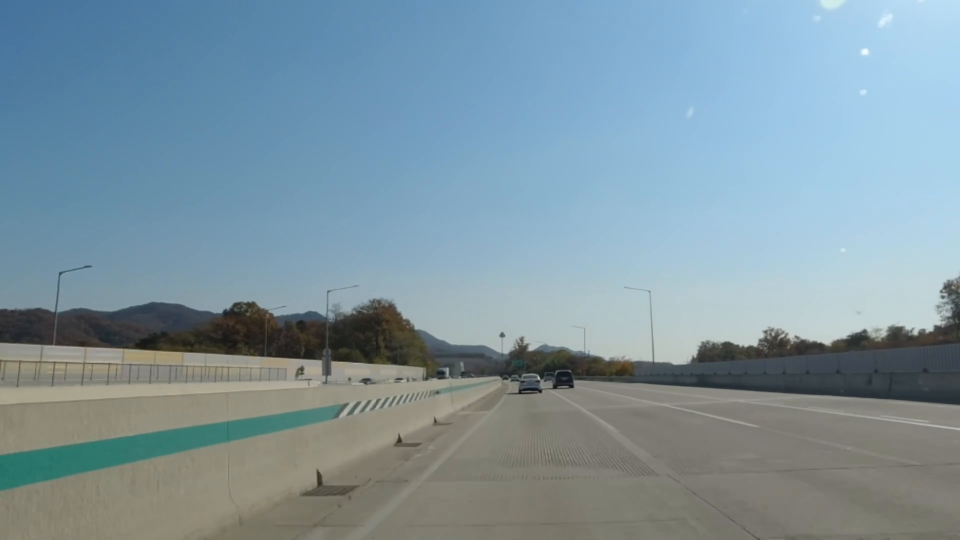
#> input picture frame 19 of d.mkv, 1920 x 1080 px, given in place of drive2.mp4, which was not available (shown at 1/2 size)
$ python drive2.py
#> lines starting #> are read from the running program, lines starting #| are printed output that depends on the picture; after the words box and inside, x2 and y2 are one past the last pixel; in counts of white or black regions, pixels touching at a corner belong together; pictures that were not available may be replaced by others from this repository, and a replacement may not be noted
import cv2
import numpy as np
#이 코드는
def resize_frame(frame, height=500):
    h, w = frame.shape[:2]
    aspect_ratio = w / h
    width = int(height * aspect_ratio)
    return cv2.resize(frame, (width, height))

def process_frame(frame):
    # BGR 영상에서 흰색 후보 검출
    lower_white = np.array([130, 130, 130])
    upper_white = np.array([255, 255, 255])
    white_mask = cv2.inRange(frame, lower_white, upper_white)

    # HSV 영상에서 노란색 차선 후보 검출
    hsv = cv2.cvtColor(frame, cv2.COLOR_BGR2HSV)
    lower_yellow = np.array([20, 100, 100])
    upper_yellow = np.array([30, 255, 255])
    yellow_mask = cv2.inRange(hsv, lower_yellow, upper_yellow)

    # 검출한 후보 합치기
    combined_mask = cv2.bitwise_or(white_mask, yellow_mask)

    # 필터링 및 마스킹
    result = cv2.bitwise_and(frame, frame, mask=combined_mask)

    # 영상을 GrayScale로 변환
    gray = cv2.cvtColor(result, cv2.COLOR_BGR2GRAY)

    # Canny Edge Detection으로 엣지 추출
    edges = cv2.Canny(gray, 50, 150)

    return result, edges

def roi(edges):
    mask = np.zeros_like(edges)
    h, w = edges.shape
    roi_vertices = np.array([[(w // 3, h), (w // 3, h // 3 * 2), (w // 3 * 2, h // 3 * 2), (w // 3 * 2, h)]], dtype=np.int32)
    cv2.fillPoly(mask, roi_vertices, 255)
    return cv2.bitwise_and(edges, mask)

# 웹캠에서 영상 가져오기
cap = cv2.VideoCapture("drive2.mp4")

while True:
    ret, frame = cap.read()
#> frame is the input picture: shape (1080, 1920, 3); mean B, G, R 160.5, 149.2, 126.2

    if not ret:
        break

    # 프레임 처리 및 결과 창에 띄우기
    result, edges = process_frame(frame)
#> in process_frame, `white_mask = cv2.inRange(frame, lower_white, upper_white)`:
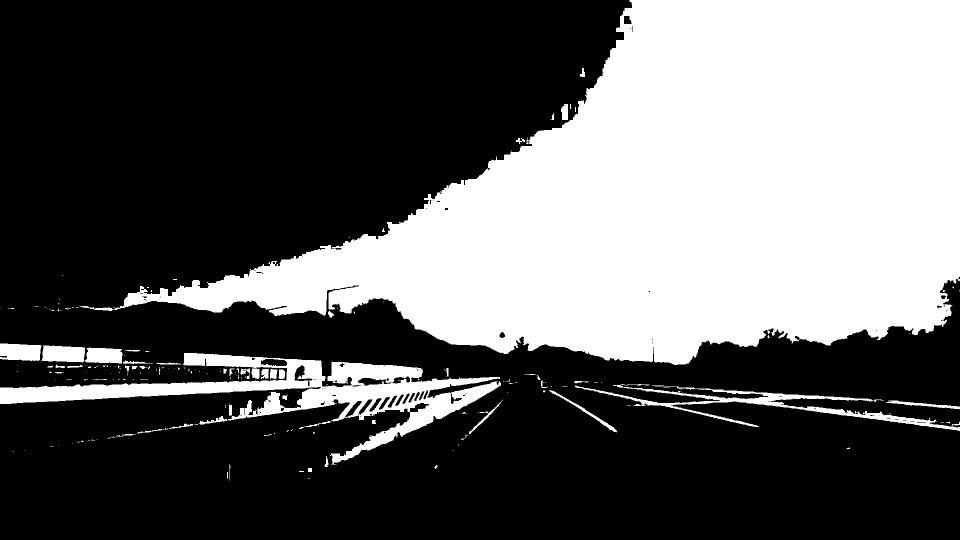
#> white_mask: shape (1080, 1920) (shown at 1/2 size); 36.5% white; 219 white regions (158 under 20 px), largest, box (x1, y1, x2, y2) and area: (159, 0, 1920, 730) 680839, (0, 706, 1002, 930) 52094, (1150, 768, 1920, 862) 10002
#> in process_frame, `hsv = cv2.cvtColor(frame, cv2.COLOR_BGR2HSV)`: hsv: shape (1080, 1920, 3); mean H, S, V 76.2, 64.4, 165.5
#> in process_frame, `yellow_mask = cv2.inRange(hsv, lower_yellow, upper_yellow)`: yellow_mask: shape (1080, 1920); every value is 0
#> in process_frame, `result = cv2.bitwise_and(frame, frame, mask=combined_mask)`:
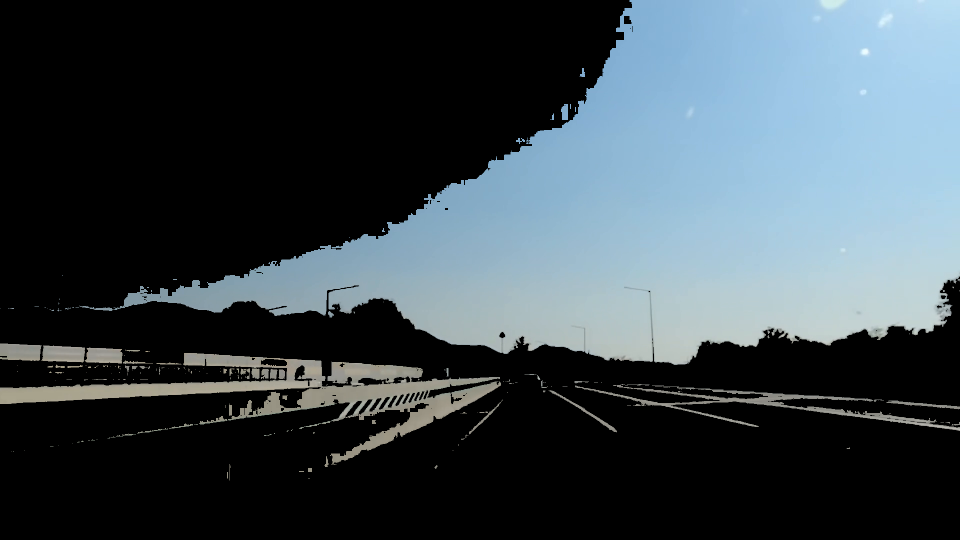
#> result: shape (1080, 1920, 3) (shown at 1/2 size); mean B, G, R 75.2, 69, 58.2
#> in process_frame, `gray = cv2.cvtColor(result, cv2.COLOR_BGR2GRAY)`:
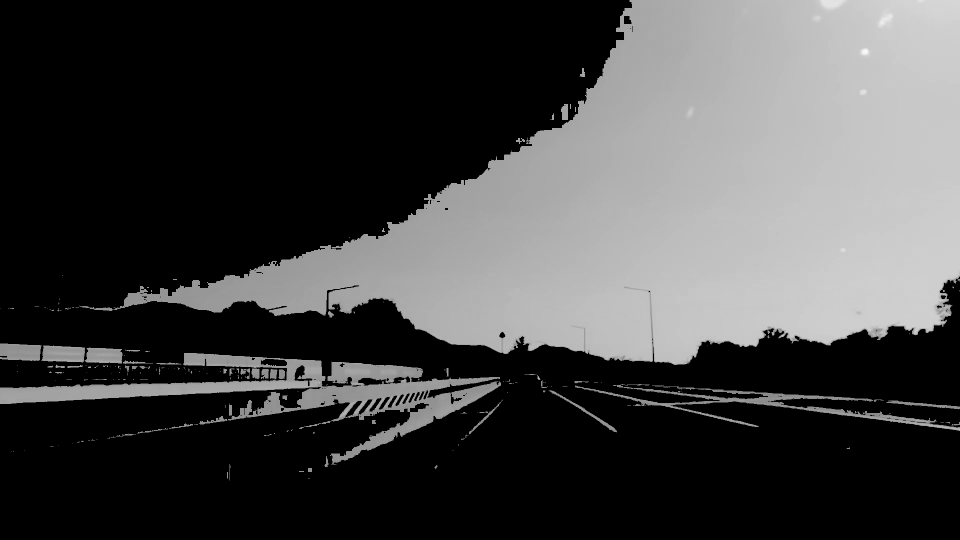
#> gray: shape (1080, 1920) (shown at 1/2 size); min 0, max 249, mean 66.5
#> in process_frame, `edges = cv2.Canny(gray, 50, 150)`:
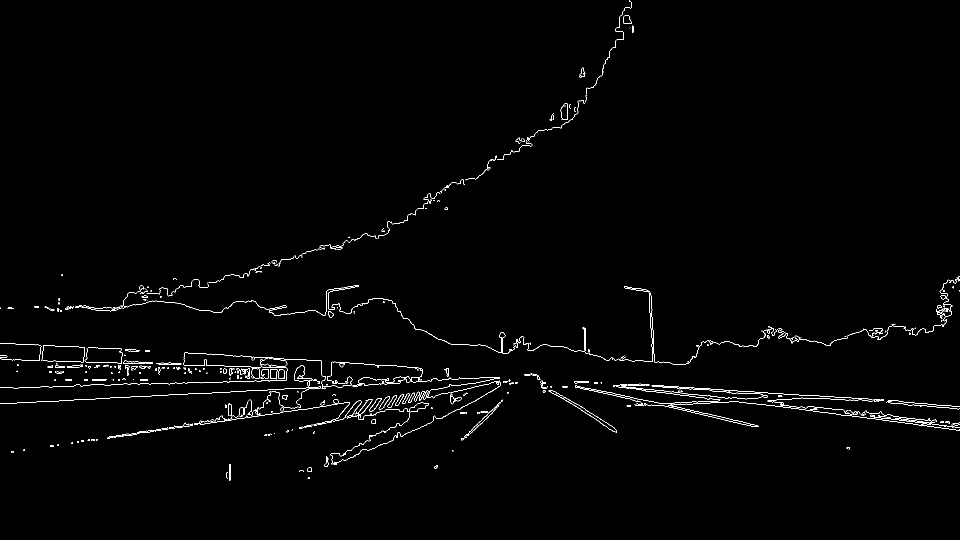
#> edges: shape (1080, 1920) (shown at 1/2 size); 1% white in thin lines or dots, all inside (x1, y1, x2, y2) = (0, 0, 1920, 961)
    resized_result = resize_frame(result)
    resized_edges = resize_frame(edges)
    cv2.imshow("Result", resized_result)
    cv2.imshow("Edges", resized_edges)

    # 관심 영역을 적용한 엣지 추출
    roi_edges = roi(edges)
#> in roi, `cv2.fillPoly(mask, roi_vertices, 255)`:
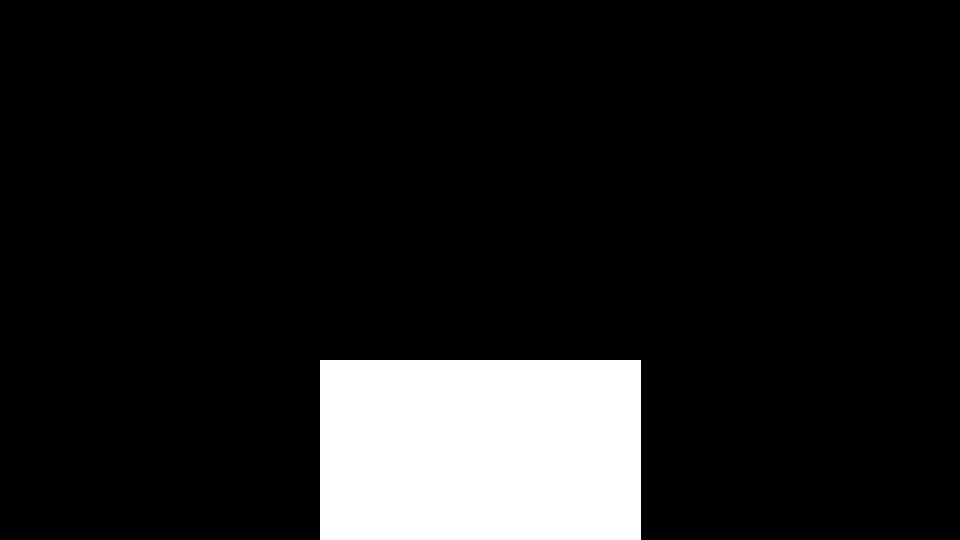
#> mask: shape (1080, 1920) (shown at 1/2 size); 11.1% white; 1 white region, box (x1, y1, x2, y2) and area: (640, 720, 1281, 1080) 230760
#> in roi, `return cv2.bitwise_and(edges, mask)`:
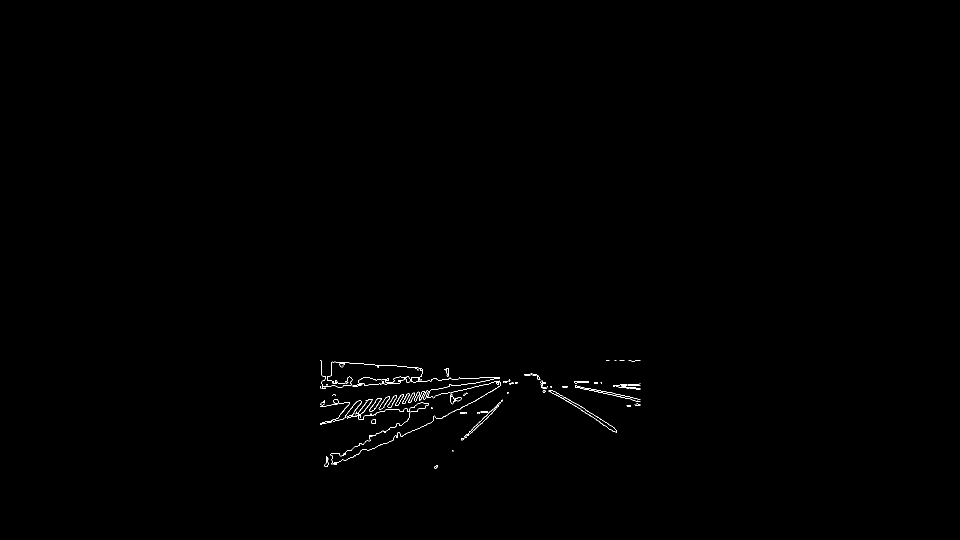
#> returned value: shape (1080, 1920) (shown at 1/2 size); 0.25% white in thin lines or dots, all inside (x1, y1, x2, y2) = (640, 720, 1281, 938)
    resized_roi_edges = resize_frame(roi_edges)
#> call 3 of resize_frame, with height = 500
#> in resize_frame (call 3), `return cv2.resize(frame, (width, height))`:
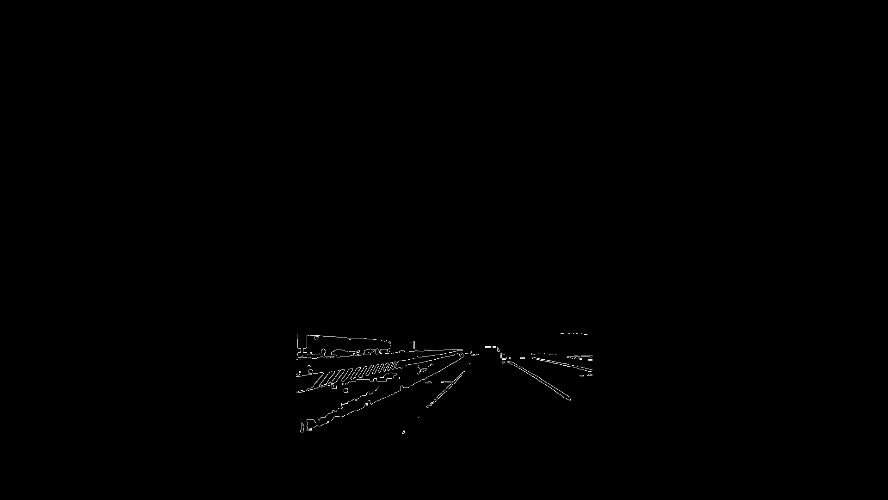
#> returned value: shape (500, 888); min 0, max 254, mean 0.6
    cv2.imshow("ROI Edges", resized_roi_edges)

    # 종료 키 입력 대기
    if cv2.waitKey(1) & 0xFF == ord("q"):
#> (key q is pressed here)
        break

cap.release()
cv2.destroyAllWindows()

$ run again, starting later in the video
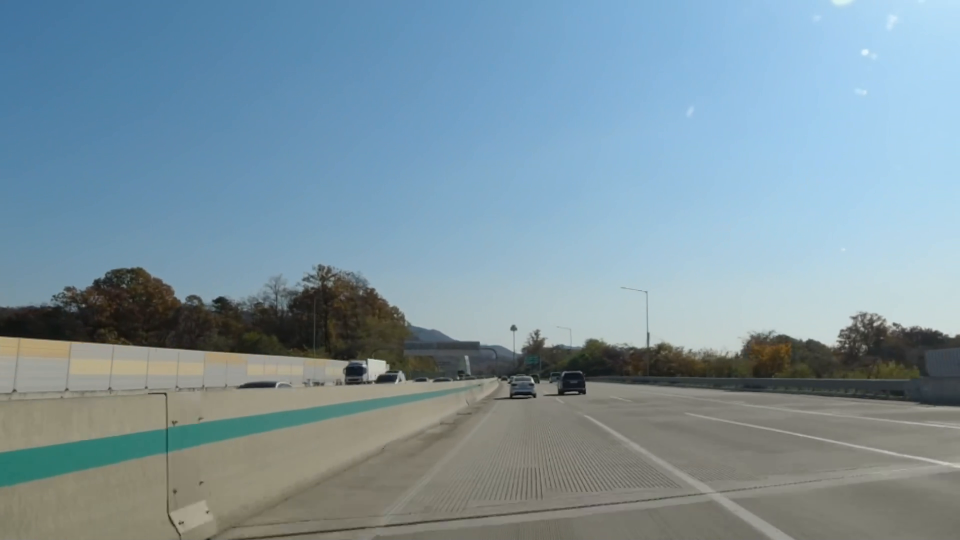
#> input picture frame 85 of d.mkv, 1920 x 1080 px, given in place of drive2.mp4, which was not available (shown at 1/2 size)
#> frame is the input picture: shape (1080, 1920, 3); mean B, G, R 159.2, 147.7, 124.5
#> in process_frame, `white_mask = cv2.inRange(frame, lower_white, upper_white)`:
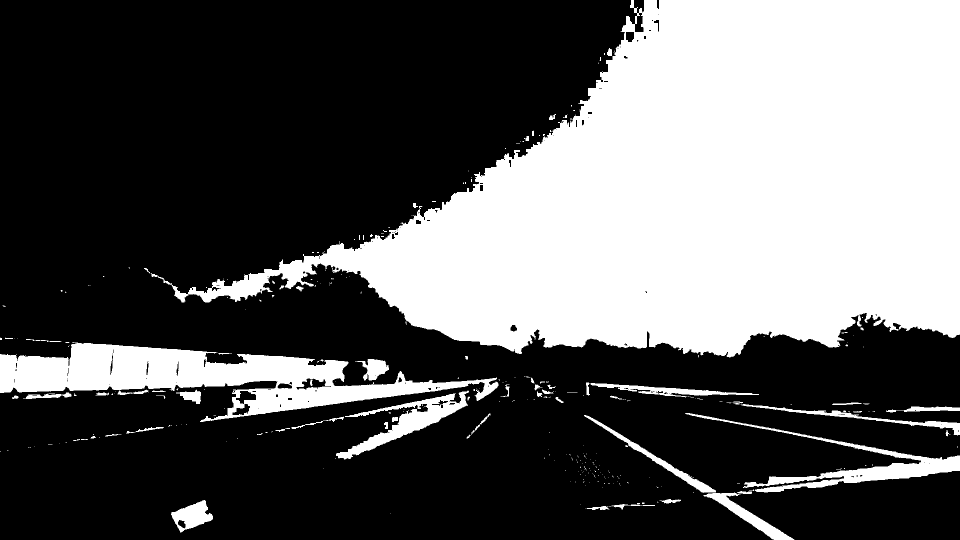
#> white_mask: shape (1080, 1920) (shown at 1/2 size); 36.2% white; 320 white regions (248 under 20 px), largest, box (x1, y1, x2, y2) and area: (301, 0, 1920, 715) 642589, (0, 684, 997, 844) 62133, (1370, 826, 1920, 985) 12921
#> hsv: shape (1080, 1920, 3); mean H, S, V 73.6, 68, 165.2
#> yellow_mask: shape (1080, 1920); 0% white in thin lines or dots, all inside (x1, y1, x2, y2) = (1510, 692, 1580, 704)
#> edges: shape (1080, 1920); 1.1% white in thin lines or dots
#> mask: shape (1080, 1920); 11.1% white; 1 white region, box (x1, y1, x2, y2) and area: (640, 720, 1281, 1080) 230760
#> in resize_frame (call 3), `return cv2.resize(frame, (width, height))`:
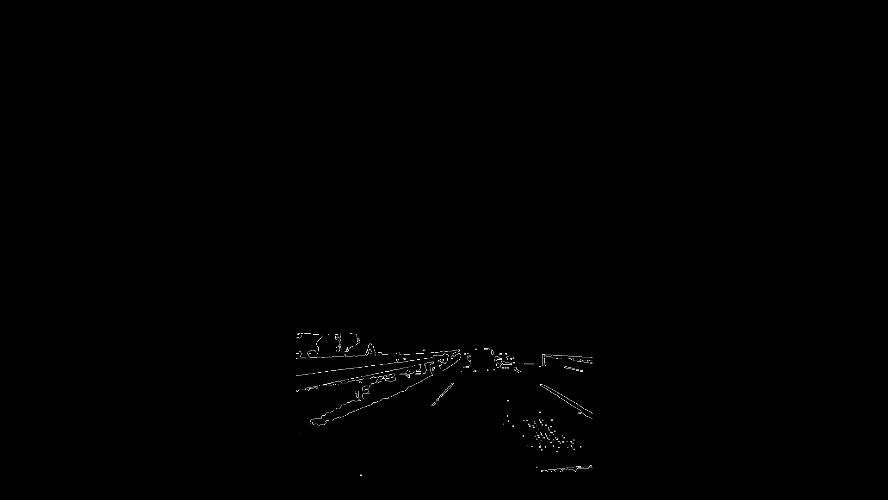
#> returned value: shape (500, 888); min 0, max 255, mean 0.6

$ run again, starting later in the video
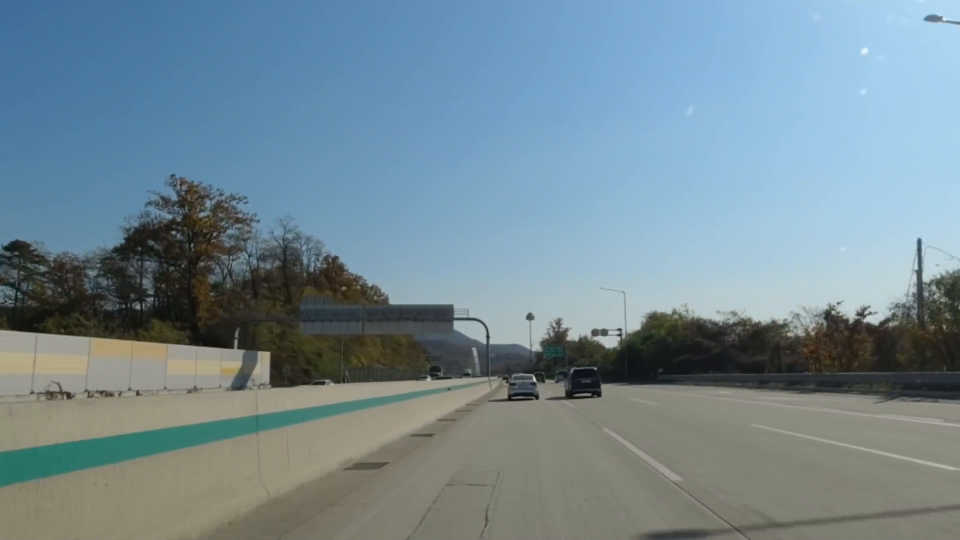
#> input picture frame 152 of d.mkv, 1920 x 1080 px, given in place of drive2.mp4, which was not available (shown at 1/2 size)
#> frame is the input picture: shape (1080, 1920, 3); mean B, G, R 148.2, 137.8, 116
#> in process_frame, `white_mask = cv2.inRange(frame, lower_white, upper_white)`:
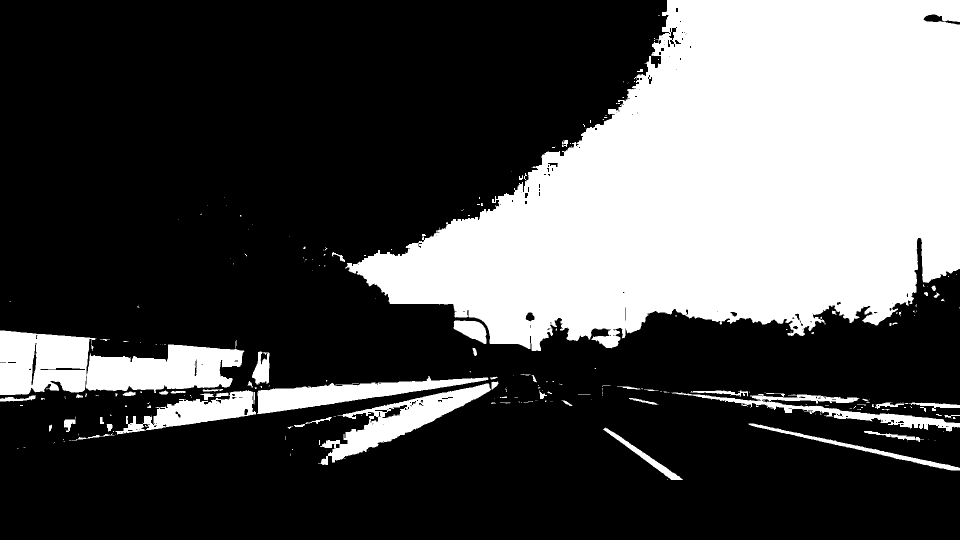
#> white_mask: shape (1080, 1920) (shown at 1/2 size); 31.1% white; 271 white regions (198 under 20 px), largest, box (x1, y1, x2, y2) and area: (690, 0, 1920, 702) 540746, (0, 661, 489, 790) 40337, (636, 767, 982, 930) 15486
#> hsv: shape (1080, 1920, 3); mean H, S, V 72.4, 69.4, 154.6
#> yellow_mask: shape (1080, 1920); 0.01% white; 2 white regions (1 under 20 px), largest, box (x1, y1, x2, y2) and area: (446, 737, 474, 746) 211
#> edges: shape (1080, 1920); 1% white in thin lines or dots, all inside (x1, y1, x2, y2) = (0, 0, 1920, 961)
#> mask: shape (1080, 1920); 11.1% white; 1 white region, box (x1, y1, x2, y2) and area: (640, 720, 1281, 1080) 230760
#> in resize_frame (call 3), `return cv2.resize(frame, (width, height))`:
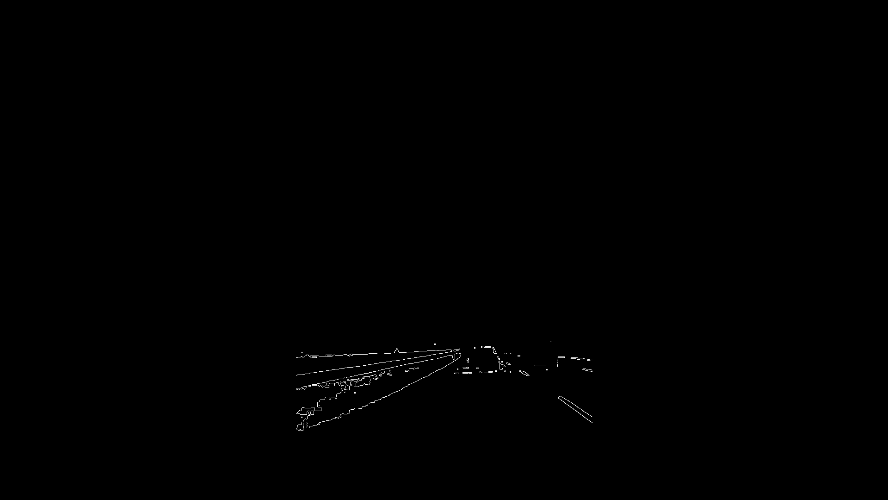
#> returned value: shape (500, 888); min 0, max 255, mean 0.4
